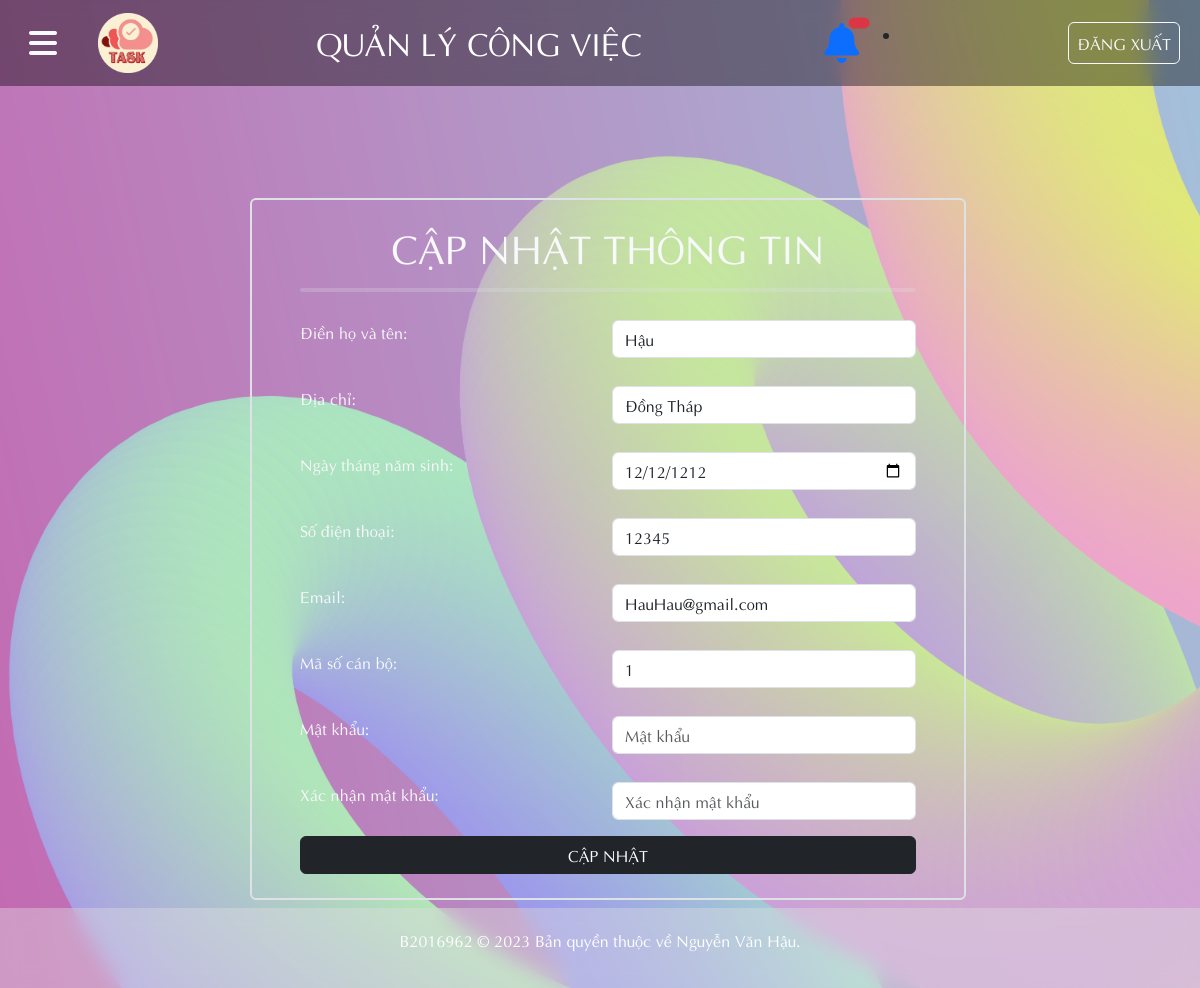
The page /Admin/ad_nguoidung_sua.php?capnhat_ma=1 on the database its author committed.
### tables this page shows
CREATE TABLE `nguoidung` (
  `ND_MA` int(10) NOT NULL,
  `ND_HOTEN` varchar(50) NOT NULL,
  `ND_NGAYSINH` date NOT NULL,
  `ND_DIACHI` varchar(50) NOT NULL,
  `ND_SDT` varchar(10) NOT NULL,
  `ND_EMAIL` varchar(50) NOT NULL,
  `ND_MSCB` int(10) NOT NULL,
  `ND_MATKHAU` varchar(32) NOT NULL
);

### Admin/ad_nguoidung_sua.php (the view, shortened to what this page needs)
<?php
include_once('../condb/condb.php');
$ma = $_GET['capnhat_ma'];
$query_nguoidung = "SELECT * FROM nguoidung WHERE ND_MA='$ma'";
$nguoidung_data = mysqli_query($conn, $query_nguoidung);
$nguoidung = mysqli_fetch_array($nguoidung_data);
?>
<!DOCTYPE html>
<html lang="en">
<head>
    <link href="../styles/style.css?v=<?php echo time(); ?>" rel="stylesheet" type="text/css" />
    <link href="https://cdn.jsdelivr.net/npm/bootstrap@5.3.2/dist/css/bootstrap.min.css" rel="stylesheet"
>
    <link rel="stylesheet" href="https://cdnjs.cloudflare.com/ajax/libs/font-awesome/6.4.2/css/all.min.css">
</head>
<body>
    <header>
        <nav class="navbar_container navbar  navbar-expand-lg">
            <button class=" btn mx-3" type="button" data-bs-toggle="offcanvas" data-bs-target="#offcanvasExample" aria-controls="offcanvasExample">
                <i class="fa-solid fs-2 text-light fa-bars"></i>
            </button>
            <div class="container-fluid">
                <a class="navbar-brand text-white fs-4" href="trangchu.php"><img src="../image/logo.png" style="width: 60px;" class="w3-circle"></a>
                <a class="navbar-brand text-white fs-2"> QUẢN LÝ CÔNG VIỆC </a>
                <div class="d-flex">
                    <div class="dropdown mx-4 position-relative">
                        <span class="position-absolute top-0 start-100 fs-6 translate-middle badge bg-danger rounded-pill badge-danger">
                        </span>
                        <a id="dLabel" role="button" data-toggle="dropdown" data-target="#" href="#">
                            <i class="fs-1 fa-solid fa-bell"></i>
                        </a>
                            </div>
                            <li class="divider"></li>
                            <div class="notification-footer">
                            </div>
                    </div>
                    <a class="btn btn-outline-light px-2 py-2 me-2" href="../User/dangxuat.php" role="button">ĐĂNG XUẤT</a>
                </div>
        </nav>
    </header>
    <main>
        <div class="form_center">
            <form id="form" name="form" method="POST" onsubmit="return validateForm()" class="form">
                <div class="container p-5 py-4 m-2 border border-2 rounded">
                    <h1 class="text-light text-center">CẬP NHẬT THÔNG TIN</h1>
                    <hr class="text-dark border border-2 rounded " style="border-top: 4px solid white">
                    <div class="row p-2 my-1 rounded">
                        <div class="col p-1  text-light">
                            <label for="name">Điền họ và tên:</label>
                        </div>
                        <div class="col p-1 ">
                            <input class="form-control" type="text" placeholder="Họ và tên" name="name" id="name" value="<?php echo $nguoidung['ND_HOTEN'];?>">
                        </div>
                    </div>
                    <div class="row p-2 my-1 rounded">
                        <div class="col p-1   text-light">
                            <label for="diachi">Địa chỉ:</label>
                        </div>
                        <div class="col p-1 ">
                            <input class="form-control" type="text" name="diachi" id="diachi" value="<?php echo $nguoidung['ND_DIACHI'];?>">
                        </div>
                    </div>
                    <div class="row p-2 my-1 rounded">
                        <div class="col p-1   text-light">
                            <label for="ngaysinh">Ngày tháng năm sinh:</label>
                        </div>
                        <div class="col p-1 ">
                            <input class="form-control" type="date" name="ngaysinh" id="ngaysinh" value="<?php echo $nguoidung['ND_NGAYSINH'];?>">
                        </div>
                    </div>
                    <div class="row p-2 my-1 rounded">
                        <div class="col p-1  text-light">
                            <label for="sdt">Số điện thoại:</label>
                        </div>
                        <div class="col p-1 ">
                            <input class="form-control" type="tel" name="sdt" id="sdt" value="<?php echo $nguoidung['ND_SDT'];?>">
                        </div>
                    </div>
                    <div class="row p-2 my-1 rounded">
                        <div class="col p-1  text-light">
                            <label for="email">Email:</label>
                        </div>
                        <div class="col p-1 ">
                            <input class="form-control" type="text" name="email" id="email" value="<?php echo$nguoidung['ND_EMAIL'];?>">
                        </div>
                    </div>
                    <div class="row p-2 my-1 rounded">
                        <div class="col p-1  text-light">
                            <label for="mscb">Mã số cán bộ:</label>
                        </div>
                        <div class="col p-1  ">
                            <input class="form-control" type="text" name="mscb" id="mscb" value="<?php echo$nguoidung['ND_MSCB'];?>">
                        </div>
                    </div>
                    <div class="row p-2 my-1 rounded">
                        <div class="col p-1  text-light">
                            <label for="passwd">Mật khẩu:</label>
                        </div>
                        <div class="col p-1 ">
                            <input class="form-control" type="password" placeholder="Mật khẩu" name="passwd" id="passwd">
                        </div>
                    </div>
                    <div class="row p-2 my-1 rounded">
                        <div class="col p-1  text-light">
                            <label for="passwd2">Xác nhận mật khẩu:</label>
                        </div>
                        <div class="col p-1 ">
                            <input class="form-control" type="password" placeholder="Xác nhận mật khẩu" name="passwd2" id="passwd2">
                        </div>
                    </div>
                    <div class="btn_form ">
                        <button style="width:100%" type="submit" class="btn  btn-dark" name="submit">CẬP NHẬT</button>
                    </div>
                </div>
            </form>
        </div>
    </main>
    <footer id="grad1" class="justify-content-center navbar p-3 text-white ">
        <p>B2016962 &copy; 2023 Bản quyền thuộc về Nguyễn Văn Hậu.</p>
    </footer>
</body>
</html>

### styles/style.css (style rules this page uses)
* { margin: 0; padding: 0; box-sizing: border-box; font-family: Aptima; }
body { background-image: url(../Image/background.png); background-repeat: no-repeat; background-size: cover; background-attachment: fixed; }
.form_center { display: flex; justify-content: center; }
.btn_form { display: flex; justify-content: center; }
footer { background-color: rgba(225, 225, 225, 0.4); backdrop-filter: blur(10px); height: 80px; }
main { min-height: 620px; margin-top: 80px; padding-top: 24px; }
.navbar_container { background-color: rgba(0, 0, 0, 0.4); backdrop-filter: blur(10px); }
@media (min-width: 992px) { .container, .container-lg, .container-md, .container-sm { max-width: 960px; min-width: 700px; } }
.notification-heading, .notification-footer { padding: 2px 10px; }

### rows shown on the page
nguoidung: name "Hậu", diachi "Đồng Tháp", ngaysinh "12/12/1212", sdt "12345", email "HauHau@gmail.com", mscb "1"
